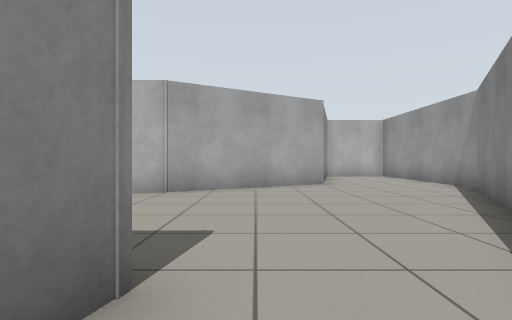
[1] (above)

16 first-person views from a walk through a robot-simulator world made for Gazebo. The camera is 0.72 m above the floor, looks level and sees 80° across. The floor is counted in squares, 1 m on a side. Each view is taken from the middle of a square. On the plan, view 1 faces up. The plan holds only what a view shows up to about 10 squares ahead; the rest is blank. The place goes on beyond the plan.

[2]
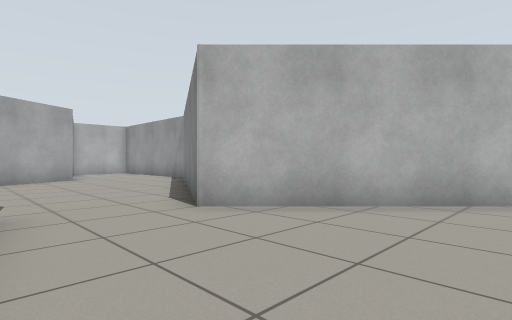

[3]
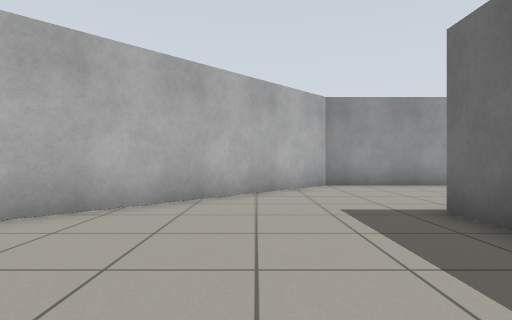

[4]
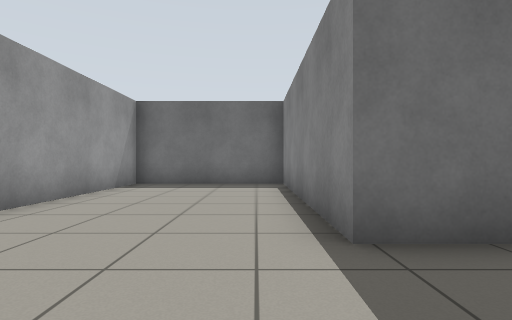

[5]
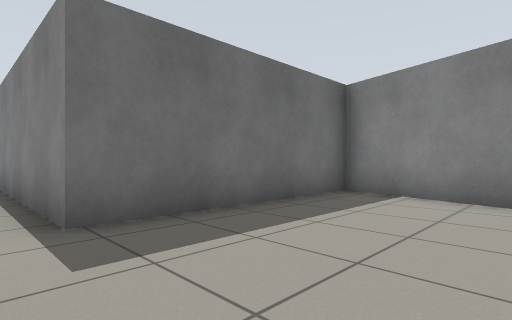

[6]
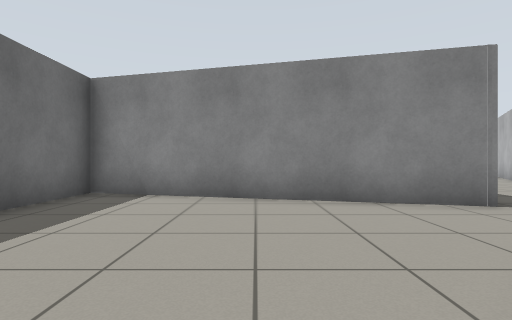

[7]
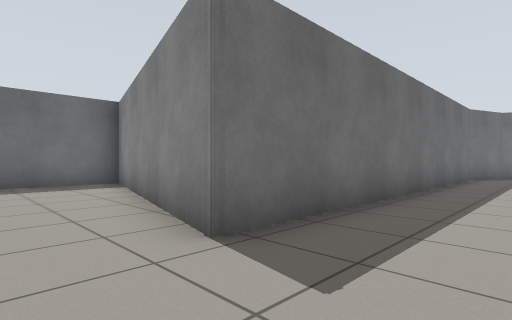

[8]
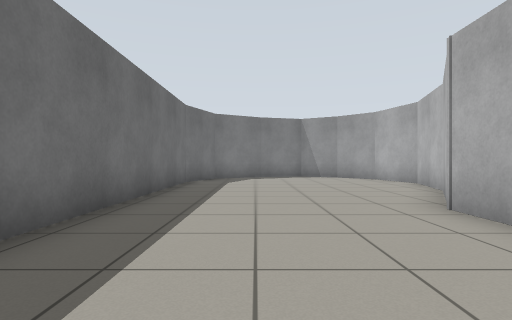

[9]
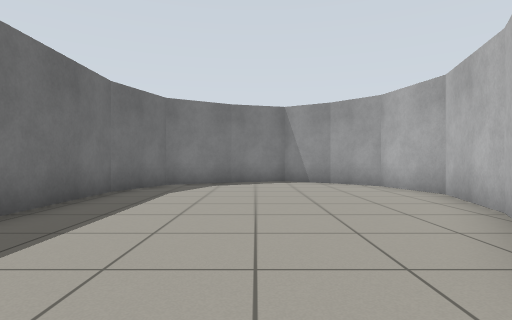

[10]
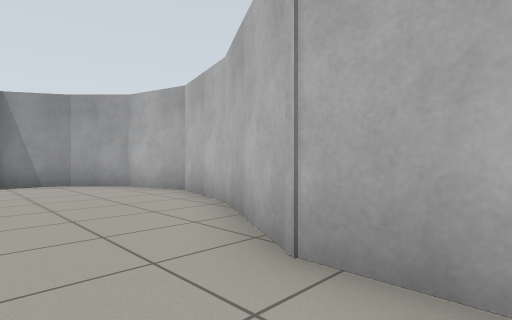

[11]
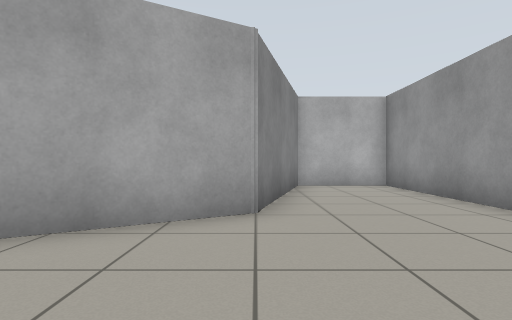

[12]
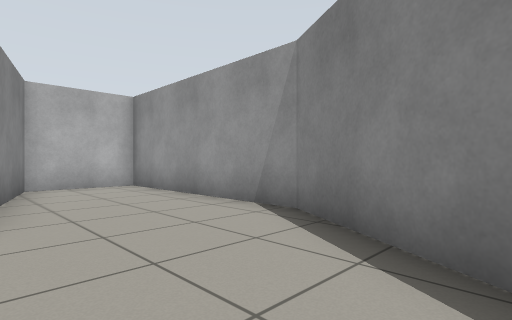

[13]
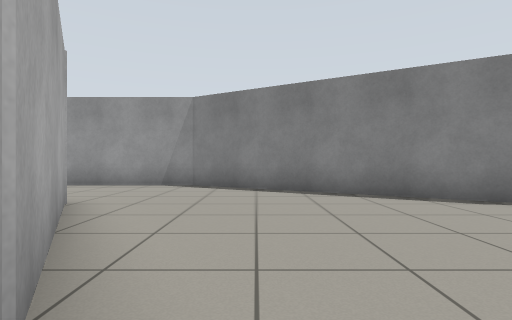

[14]
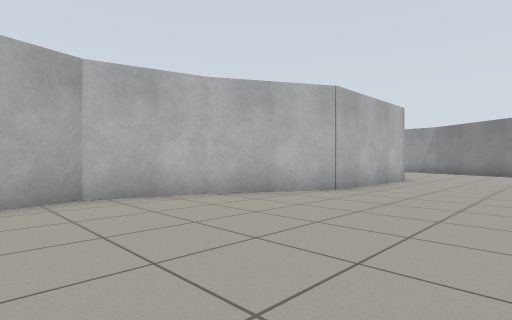

[15]
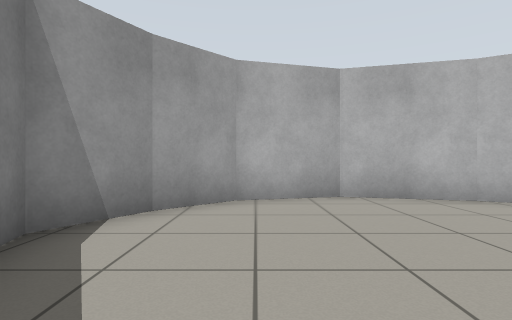

[16]
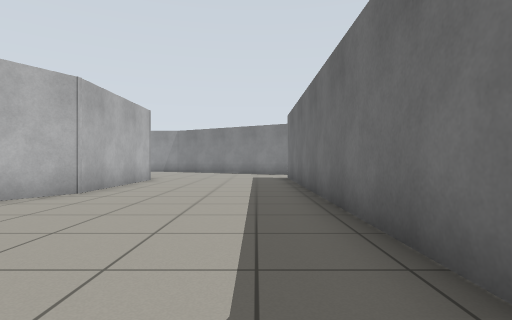

### Floor plan
Points are (right, up) in squares from view 1. A wall is a line through its corners. A room is listed if a view was taken in it or the views show most of it. See-through windows are left out.
Room 1 (views 1, 2, 3, 4, 5, 6)
walls: (-1, 0.8) (-2.7, -5.6) (3.2, -5.6) (3.2, -12.2) (7.6, -12.2) (7.6, -5) (1.7, 1)
ways out: opening at (0.5, 0) to room 2
Room 2 (views 7, 8, 9, 10, 11, 12, 13, 14, 15, 16)
walls: (-9.1, 8.3) (-11.4, 9) (-13.3, 8.4) (-14.5, 7.3); (1.9, 1.3) (5.6, 7.8) (5.6, 13.5) (3.2, 13.5) (2, 9.1) (-2, 6.8) (-6.4, 6.8) (-9.2, 8.4); (-14.4, 7.4) (-15.2, 6) (-14.7, 4.1); (-14.8, 4.2) (-13.7, 2.4) (-11.9, 1.7) (-0.7, 1.7) (-1, 0.8)
ways out: opening at (0.5, 0) to room 1

Where each view was taken, in squares from view 1:
view 1: 0 up, 0 right, facing up
view 2: 3 down, 1 left, facing up-right
view 3: 3 down, 1 left, facing right
view 4: 3 down, 4 right, facing down
view 5: 2 down, 4 right, facing down-left
view 6: 2 down, 4 right, facing left
view 7: 4 up, 1 right, facing down-left
view 8: 4 up, 2 left, facing left
view 9: 5 up, 5 left, facing left
view 10: 5 up, 5 left, facing up-left
view 11: 5 up, 2 right, facing up
view 12: 5 up, 2 right, facing up-right
view 13: 6 up, 3 left, facing right
view 14: 3 up, 13 left, facing up-right
view 15: 3 up, 13 left, facing up
view 16: 3 up, 13 left, facing right
